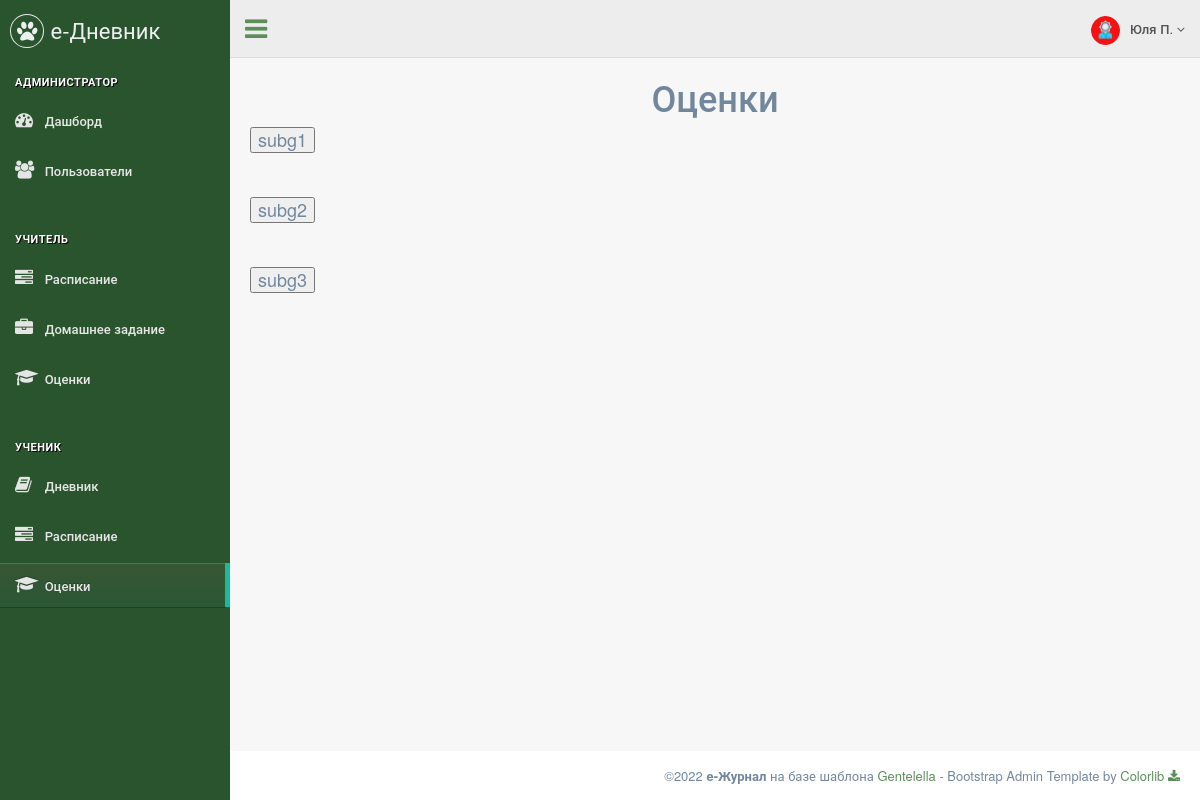
Screenshot of /student/grade (signed in) with the database file from the repository.
### data/menu.py (models this page shows)
class Menu(ORMBase):
    __tablename__ = 'menu'
    id = Column(Integer, primary_key=True, autoincrement=True, unique=True)
    name = Column(String, nullable=True)
    section = Column(String, nullable=True)
    title = Column(String, nullable=True)
    icon = Column(String, nullable=True)
    ref = Column(String, nullable=True)
    roles = Column(String, nullable=True)
    order = Column(Integer, nullable=True)

### data/users.py (models this page shows)
class Users(ORMBase, UserMixin):
    __tablename__ = 'users'
    __json_exclude__ = set(["password"])
    id = Column(Integer, primary_key=True, autoincrement=True, unique=True)
    name = Column(String, nullable=True)
    surname = Column(String, nullable=True)
    otchestvo = Column(String, nullable=True)
    login = Column(String, nullable=True)
    password = Column(String, nullable=True)
    role = Column(String, nullable=True)
    class_id = Column(Integer, ForeignKey('classes.cl_id'), nullable=True)
    active = Column(Integer, nullable=True)

### main.py (the view)
@app.route('/student/grade')
def student_grade():
    grades = {'subg1': [5, 4, 3, 5], 'subg2': [5, 4, 5, 5, 5, 5],
              'subg3': [5, 4, 4, 4, 5]
              }
    grd_sum = {'subg1': round(sum(grades['subg1']) / len(grades['subg1']), 2),
               'subg2': round(sum(grades['subg2']) / len(grades['subg2']), 2),
               'subg3': round(sum(grades['subg3']) / len(grades['subg3']), 2)}
    return render_page(['admin', 'student'], '/student/grade', 'student_grade.html', grades=grades, grd_sum=grd_sum)

### main.py (called while the page is built)
@login_manager.user_loader
def load_user(user_id):
    return session.query(Users).get(user_id)

def get_menu(role):
    items = session.query(Menu).filter(Menu.roles.ilike(f'%{role}%')).all()
    menu = dict()
    section = ""
    for item in items:
        if item.section:
            arr = menu.get(section)
            arr.append(item)
            menu[section] = arr
        else:
            section = item.title
            menu[section] = []
    return menu

def render_page(roles, ref, template, **context):
    if not login_fresh():
        return render_403()
    else:
        if current_user.role in roles:
            menu = get_menu(current_user.role)
            if not context:
                context = dict()
            context["menu"] = menu
            context["ref"] = ref
            context["role"] = current_user.role
            context["username"] = f"{current_user.name} {current_user.surname[0]}."
            return render_template(template, **context)
        else:
            return render_403()

### templates/student_grade.html (shortened to what this page needs)
{% extends "page_base.html" %}
{% block content %}
<br><br><br>
<div class="main">
    <div class="container">
        <h1 align="center">Оценки</h1>
        {% for obj in grades.keys() %}
        <div class="accordion" id="accordionExample">
            <div class="accordion-item">
                <h2 class="accordion-header" id="flush-headingOne">
                    <button class="accordion-button collapsed" type="button" data-bs-toggle="collapse"
                            data-bs-target="#flush-collapseOne" aria-expanded="false" aria-controls="flush-collapseOne">
                        {{obj}}
                    </button>
                </h2>
            </div>
        </div>
        <br>
        {% endfor %}
    </div>
</div>
{% endblock %}

### templates/page_base.html (shortened to what this page needs)
<!DOCTYPE html>
<html lang="en">
  <head>
    <link href="/static/vendors/bootstrap/css/bootstrap.min.css" rel="stylesheet">
    <link href="/static/vendors/font-awesome/css/font-awesome.min.css" rel="stylesheet">
    <link href="/static/vendors/nprogress/nprogress.css" rel="stylesheet">
    <link href="/static/vendors/animate.css/animate.min.css" rel="stylesheet">
    <link href="/static/vendors/datatables.net-bs/css/dataTables.bootstrap.min.css" rel="stylesheet">
    <link href="/static/vendors/datatables.net-buttons-bs/css/buttons.bootstrap.min.css" rel="stylesheet">
    <link href="/static/vendors/datatables.net-fixedheader-bs/css/fixedHeader.bootstrap.min.css" rel="stylesheet">
    <link href="/static/vendors/datatables.net-responsive-bs/css/responsive.bootstrap.min.css" rel="stylesheet">
    <link href="/static/vendors/datatables.net-scroller-bs/css/scroller.bootstrap.min.css" rel="stylesheet">
    <link href="/static/vendors/switchery/switchery.css" rel="stylesheet">
    <link href="/static/vendors/bootstrap-datetimepicker/css/bootstrap-datetimepicker.css" rel="stylesheet">
    <link href="/static/css/custom.css" rel="stylesheet">
  </head>
  <body class="nav-md">
    <div class="container body">
      <div class="main_container">
        <div class="col-md-3 left_col">
          <div class="left_col scroll-view">
            <div class="navbar nav_title" style="border: 0;">
              <a href="index.html" class="site_title"><i class="fa fa-paw"></i> <span>е-Дневник</span></a>
            </div>
            <br />
            <div id="sidebar-menu" class="main_menu_side hidden-print main_menu">
              {% for section in menu.keys() %}
                <div class="menu_section">
                  <h3>{{ section }}</h3>
                  <ul class="nav side-menu">
                    {% for item in menu.get(section) %}
                      {% if item.ref == ref %}
                        <li class="active"><a href="{{ item.ref }}"><i class="{{ item.icon }}"></i> {{ item.title }}</a></li>
                      {% else %}
                        <li><a href="{{ item.ref }}"><i class="{{ item.icon }}"></i> {{ item.title }}</a></li>
                      {% endif %}
                    {% endfor %}
                  </ul>
                </div>
              {% endfor %}
            </div>
          </div>
        </div>
        <div class="top_nav">
          <div class="nav_menu">
            <nav>
              <div class="nav toggle">
                <a id="menu_toggle"><i class="fa fa-bars"></i></a>
              </div>
              <ul class="nav navbar-nav navbar-right">
                <li class="">
                  <a href="javascript:;" class="user-profile dropdown-toggle" data-toggle="dropdown" aria-expanded="false">
                    <img src="/static/images/{{ role }}.png" alt="">{{ username }}
                    <span class=" fa fa-angle-down"></span>
                  </a>
                </li>
              </ul>
            </nav>
          </div>
        </div>
        <div id="page-content" class="right_col" role="main">
          {% block content %}{% endblock %}
        </div>
        <footer>
          <div class="pull-right">
            ©2022 <b>e-Журнал</b> на базе шаблона <a href="https://colorlib.com/polygon/gentelella/index.html">Gentelella</a> - Bootstrap Admin Template by <a href="https://github.com/ColorlibHQ/gentelella">Colorlib <i class="fa fa-download"></i></a>
          </div>
          <div class="clearfix"></div>
        </footer>
      </div>
    </div>
  </body>
</html>

### rows the page displays
Menu: title "АДМИНИСТРАТОР"
Menu: title "Дашборд"
Menu: title "Пользователи"
Menu: title "УЧИТЕЛЬ"
Menu: title "Расписание"
Menu: title "Домашнее задание"
Menu: title "Оценки"
Menu: title "УЧЕНИК"
Menu: title "Дневник"
Menu: title "Расписание"
Menu: title "Оценки"
Users: role (picture)

### other values shown
{{ username }} "Юля П."
{{ obj }} "subg1" "subg2" "subg3"
